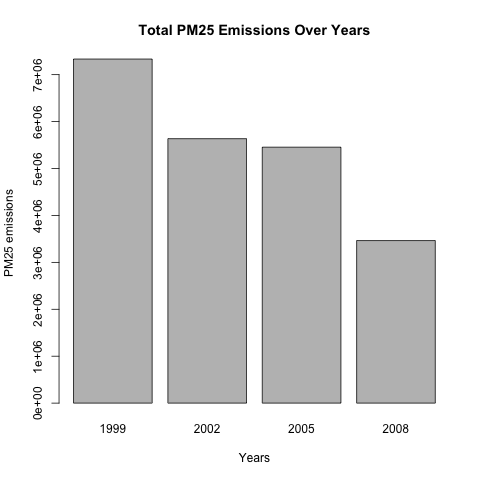

The R source for this figure:
# Loading utilities and making sure data exists
source('./load_data.R')
# Question :
#
# Have total emissions from PM2.5 decreased in the United States from 1999 to
# 2008? Using the base plotting system, make a plot showing the total PM2.5
# emission from all sources for each of the years 1999, 2002, 2005, and 2008.

# Aggregating over years
emissions <- aggregate(Emissions ~ year, NEI, sum)

png('plot1.png')
barplot(height=emissions$Emissions,
        names.arg=emissions$year,
        xlab="Years",
        ylab='PM25 emissions',
        main='Total PM25 Emissions Over Years')
dev.off()
